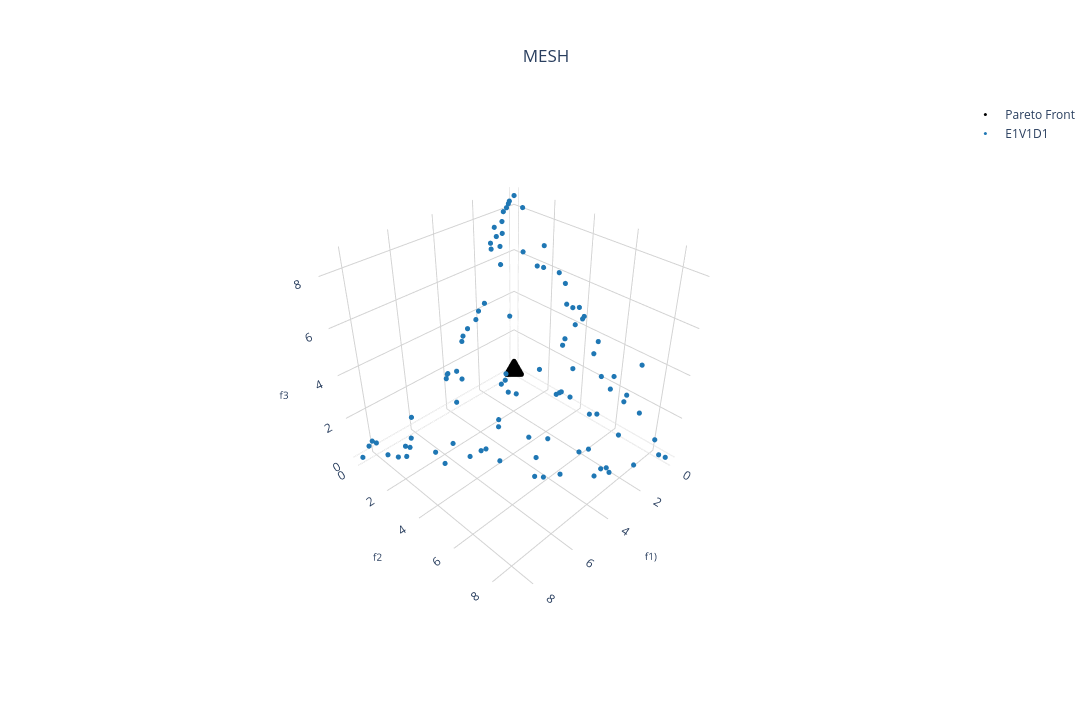

Write notebook code for a chart like this one.
### Markdown cell above
## Benchmark 3D:

### Code cell
pareto_front = []

experiment_name = "dtlz1"
position_dim = 10 # Number of variables

# Plotting the pareto front
there_is_pareto = 1
try:
    real_pareto_front = get_problem(experiment_name, n_var=position_dim, n_obj=3).pareto_front()
    pareto_front.append(
    go.Scatter3d(x=real_pareto_front[:,0],
                y=real_pareto_front[:,1],
                z=real_pareto_front[:,2],
                mode='markers', marker=dict(size=3, color='black'),
                name='Pareto Front',
                showlegend=True
        )
    )
except:
    there_is_pareto = 0

# Choosing the files
choose_global_best_attribution_type = [0] # [0, 1, 2, 3]
choose_dm_pool_type = [0] # [0, 1, 2]
choose_de_mutation_type = [0] # [0, 1, 2, 3, 4]

# Name of chosen files
file_names = [
        f"E{i+1}V{j+1}D{k+1}_{experiment_name}.pkl"
        for i in choose_global_best_attribution_type
        for j in choose_dm_pool_type
        for k in choose_de_mutation_type
    ]
num_dataset = len(file_names) # Number of dataset

solid_colors = [mcolors.to_hex(cm.tab10(i)) for i in range(num_dataset + 1)] # List with solid colors

colorscales = pc.named_colorscales() # List of color scales
num_scales = len(colorscales)

for i in range(num_dataset):
  with open("../result/" + file_names[i], "rb") as f:
    r = pickle.load(f)
    pareto_front.append(
      go.Scatter3d(x=r['combined'][1][:,0],
                   y=r['combined'][1][:,1],
                   z=r['combined'][1][:,2],
                   mode='markers', marker=dict(size=3, color=solid_colors[i]), #r['combined'][1][:,1], colorscale=colorscales[(i+1) % num_scales]),
                   name=file_names[i][:6],
                   showlegend=True)
    )

# Creating a subplot
fig = go.Figure()

for i in range(num_dataset + there_is_pareto):
    fig.add_trace(pareto_front[i])

# Setting layout
fig.update_layout(
    showlegend=True,
    scene=dict(
        camera=dict(
          eye=dict(x=1.5,y=1.5,z=1.5)
        ),
        xaxis=dict(
            title=dict(text='f1)', font=dict(size=10)),
            backgroundcolor='white',  # X-axis background
            gridcolor='lightgray',    # Grid color on X axis 
            showbackground=True       # Show background
        ),
        yaxis=dict(
            title=dict(text='f2', font=dict(size=10)),
            backgroundcolor='white',  # Y-axis background
            gridcolor='lightgray',    # Grid color on Y axis
            showbackground=True       # Show background
        ),
        zaxis=dict(
            title=dict(text='f3', font=dict(size=10)),
            backgroundcolor='white',  # Z-axis background
            gridcolor='lightgray',    # Grid color on Z axis
            showbackground=True       # Show background
        ),
        aspectmode='cube'
    ),
    title=dict(
        text='MESH',
        x=0.5,  # Centering the title
        xanchor='center',
        yanchor='top'
    ),
    #margin=dict(l=0, r=0, b=0, t=0), # Rearrange the margin
    width=1520,   # Figure width (pixels)
    height=720,  # Figure height (pixels)
    paper_bgcolor="white",
    plot_bgcolor='white'
)

# Showing the figure
fig.show()

### Figure 1 — Plotly figure (JSON) as saved in the notebook; plotly's stock layout.template omitted (floating-point values rounded to 4 significant figures; data arrays with more than 128 entries replaced by an {"elided": "..."} marker saying what was removed)
{"data": [{"marker": {"color": "black", "size": 3}, "mode": "markers", "name": "Pareto Front", "showlegend": true, "type": "scatter3d", "x": {"elided": "136 float values"}, "y": {"elided": "136 float values"}, "z": {"elided": "136 float values"}}, {"marker": {"color": "#1f77b4", "size": 3}, "mode": "markers", "name": "E1V1D1", "showlegend": true, "type": "scatter3d", "x": [0.3226, 3.231, 0.2688, 1.279, 0.8158, 0.4322, 2.856, 4.014, 0, 1.882, 1.126, 0, 0.6117, 0, 1.172, 1.947, 2.517, 4.041, 0.07395, 0.2453, 1.077, 1.352, 3.505, 8.096, 1.569, 1.044, 1.783, 2.939, 3.188, 1.206, 4.277, 0.07503, 0.18, 0.649, 0.3817, 8.008, 4.116, 4.263, 3.062, 0.9022, 3.421, 1.735, 3.487, 3.17, 7.236, 0.3413, 0.9685, 1.533, 1.252, 3.312, 7.144, 3.682, 0.5094, 0, 6.918, 2.495, 4.147, 0.05326, 1.396, 2.79, 2.324, 2.167, 1.461, 0.009966, 5.058, 8.276, 4.18, 3.825, 1.509, 3.721, 4.665, 4.426, 0.5136, 0.09517, 0, 0.1801, 0.7024, 7.921, 3.14, 2.079, 5.141, 0, 1.637, 5.864, 0, 2.284, 6.104, 0.3316, 2.625, 6.512, 6.742, 5.655, 4.861, 0.4027, 7.376, 0, 0, 0, 7.606, 8.629], "y": [0, 3.407, 0, 0.4871, 0.1289, 0, 7.38, 0, 7.264, 4.649, 0, 7.082, 0, 4.879, 0.9231, 4.606, 0.2512, 0, 6.601, 6.617, 3.905, 6.137, 0.3191, 0, 0.2683, 0.3776, 0, 6.608, 0.05828, 4.625, 0.8201, 4.047, 5.959, 6.171, 3.932, 0.1534, 0, 3.429, 0, 3.865, 3.137, 5.001, 2.805, 2.75, 1.059, 4.965, 7.031, 0.1967, 0.2467, 2.85, 1.239, 0.198, 5.568, 4.061, 1.057, 7.405, 3.32, 0.548, 2.958, 0, 7.544, 0.03962, 5.846, 3.79, 3.519, 0, 5.475, 4.721, 8.263, 6.36, 5.876, 6.119, 1.863, 8.496, 8.156, 3.585, 1.235, 0.7709, 5.128, 4.552, 3.308, 1.746, 0.8849, 2.429, 2.615, 7.674, 0, 2.05, 6.822, 2.657, 2.404, 3.213, 4.116, 3.439, 1.274, 2.972, 0, 8.758, 1.011, 0], "z": [8.261, 2.09, 8.351, 6.881, 7.689, 8.122, 0, 1.796, 1.431, 2.123, 7.497, 3.67, 8.008, 3.76, 3.811, 2.092, 3.925, 1.778, 2.019, 1.789, 3.638, 1.516, 1.416, 0.5301, 6.79, 7.329, 4.31, 0.8133, 3.065, 2.911, 0.8469, 4.499, 2.671, 2.4, 4.31, 0.4722, 1.582, 1.005, 3.248, 3.85, 2.136, 1.97, 2.396, 2.717, 0.3704, 3.377, 0.7265, 7.007, 7.222, 2.524, 0.3663, 1.849, 2.644, 4.584, 0.6034, 0.155, 1.245, 8.172, 2.16, 3.495, 0.1836, 4.105, 1.412, 4.896, 0.383, 0.3743, 0.6027, 0.9645, 0.261, 0, 0.2037, 0.1656, 6.228, 0.03156, 0.5625, 4.873, 6.7, 0.1703, 0.7137, 2.054, 0.2091, 6.903, 6.345, 0.5051, 6.015, 0, 0.6077, 6.164, 0.8907, 0, 0.5804, 0.1713, 0, 5.059, 0.04909, 5.662, 8.51, 0, 0, 0]}], "layout": {"height": 720, "paper_bgcolor": "white", "plot_bgcolor": "white", "scene": {"aspectmode": "cube", "camera": {"eye": {"x": 1.5, "y": 1.5, "z": 1.5}}, "xaxis": {"backgroundcolor": "white", "gridcolor": "lightgray", "showbackground": true, "title": {"font": {"size": 10}, "text": "f1)"}}, "yaxis": {"backgroundcolor": "white", "gridcolor": "lightgray", "showbackground": true, "title": {"font": {"size": 10}, "text": "f2"}}, "zaxis": {"backgroundcolor": "white", "gridcolor": "lightgray", "showbackground": true, "title": {"font": {"size": 10}, "text": "f3"}}}, "showlegend": true, "title": {"text": "MESH", "x": 0.5, "xanchor": "center", "yanchor": "top"}, "width": 1520}}
